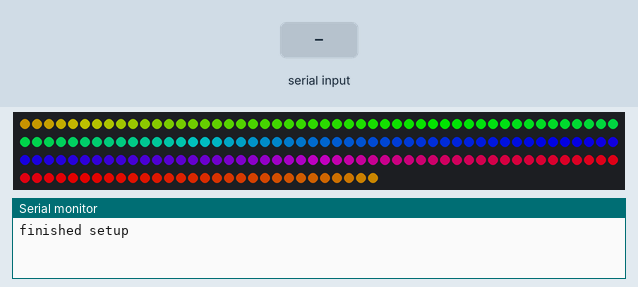
This sketch was run on a simulated Arduino Mega 2560, built with avr-gcc and run on an emulated ATmega2560. On the bench: 180 RGB LEDs in strip order, left to right, continuing on the next row, the last lines printed to the serial monitor. The inputs (shaded band) are chosen by the test bench. Dim RGB values are drawn brighter than linear.

Above: at 1.3 s.
1.4 s: "x90\n" received over the second serial link
At 1.91 s:
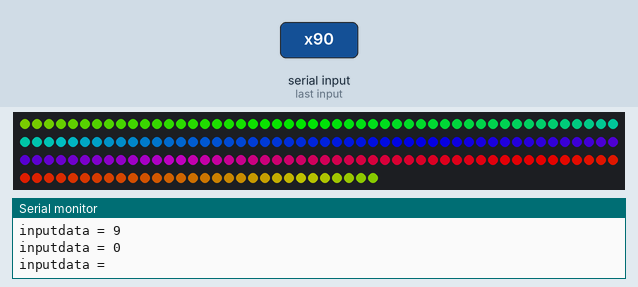
2.9 s: "x,45\n" received over the second serial link
At 3.06 s:
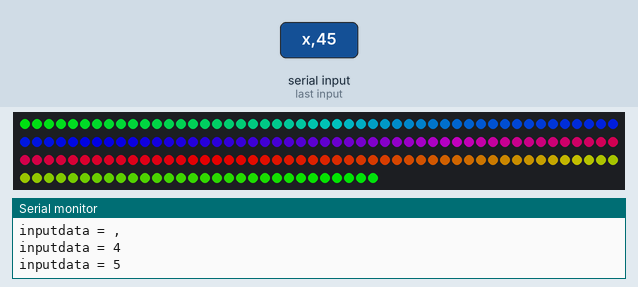
4.4 s: "t90\n" received over the second serial link
At 4.63 s:
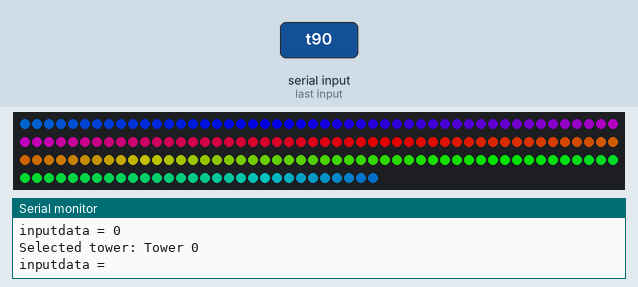
5.9 s: "p,45\n" received over the second serial link
At 6.01 s:
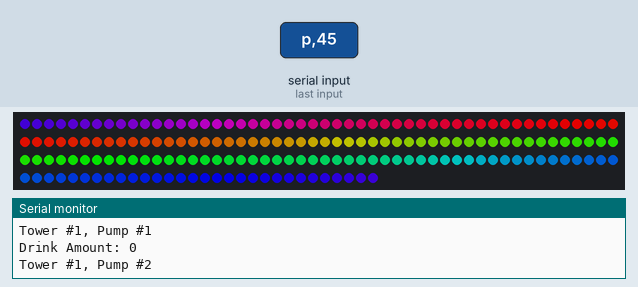
7.4 s: "f,45\n" received over the second serial link
At 7.81 s:
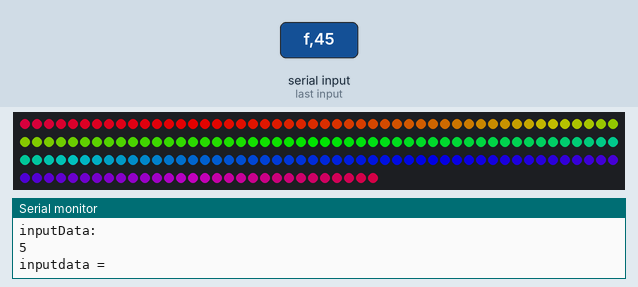
Timing chart, 0 to 9.9 s (numbered marks = the images above; inputs shaded):
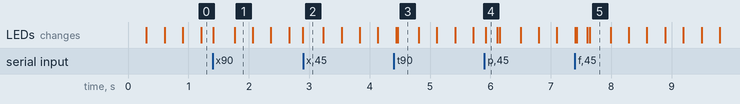

The sketch:

drinkMakerLights.ino
```cpp
#include <Adafruit_NeoPixel.h>
#include <SoftwareSerial.h> //delete?
#ifndef PSTR
//#define PSTR // make Arduino Due happy
#endif
#define LED_CTRL_PIN 9
#define NUM_LEDS 180
#define LEDS_PER_GROUP 6

int NUM_GROUPS = NUM_LEDS / LEDS_PER_GROUP;

Adafruit_NeoPixel strip = Adafruit_NeoPixel(NUM_LEDS, LED_CTRL_PIN, NEO_GRB + NEO_KHZ800); // set up our strip -- number LEDs?

const int buttonPin = 9; // the number of the pushbutton pin -- delete?
const int analogPin = A5; // multiplexer analog read pin -- delete?
const int strobePin = 2; // multiplexer strobe pin -- delete?
const int resetPin = 3; // multiplexer reset pin -- delete?

char inputData; // data input from bluetooth data

// Booleans
int isPouringDrink[] = { // can be true for any number of towers
  0, 0, 0
};
int isAnyPumpStillOn[] = { // can be true for any number of towers
  0, 0, 0
};
int isSelectingTower = 0; // mutually exclusive for all towers
int isTypingRecipe = 0; // mutually exclusive for all towers
int isStripDisplayingRainbowLights = 1; // currently unused, but can combine with commented code in loop() for toggling between blue-white lights and rainbow lights

int activatedPiece[2] = { // 2D array, index 0 for the towers (values 0 through 2, left to right) and index 1 for the pumps (values 0 through 4, clockwise from the space)
  0, 0
};

// Arrays
unsigned long drinkStartTime[] = { // start time of pouring drink; towers ordered left to right
  0, 0, 0
};
unsigned long elapsedTime[] = { // elapsed time of pouring drink; towers ordered left to right
  0, 0, 0
};
int drinkAmounts[][5] = { // hundredths of a shot for the current drink; towers ordered left to right
  {0, 0, 0, 0, 0}, // tower 0
  {0, 0, 0, 0, 0}, // tower 1
  {0, 0, 0, 0, 0}  // tower 2
};
const int motorPins[][5] = { // pump pins; motors ordered clockwise from space
  {30, 22, 26, 24, 28}, // tower 0
  {36, 40, 44, 38, 42}, // tower 1
  {4, 7, 5, 6, 3}       // tower 2
};
const long motorTimes[][5] = { // seconds needed to dispense one shot; motors ordered clockwise from space... calibrate?
  {15, 30, 30, 30, 15}, // tower 0
  {15, 30, 30, 30, 15}, // tower 1
  {15, 30, 30, 30, 15}  // tower 2
};

// Initial states
int selectedTower = 0;  // the index of the tower selected from left to right
int drinkIndex = 0;     // the index of the current drink we are entering

// Color constants for LED strip
uint32_t WHITE = strip.Color(150, 255, 255);
uint32_t COLOR1 = strip.Color(85, 255, 255);
uint32_t COLOR2 = strip.Color(40, 170, 255);
uint32_t COLOR3 = strip.Color(0, 140, 255);
uint32_t COLOR4 = strip.Color(0, 100, 255);
uint32_t COLOR5 = strip.Color(0, 40, 255);
uint32_t BLUE = strip.Color(0, 0, 255);

// Constants for blue-white animations
const int numColors = 6;
const int numLayers = 30;
char rep_sequence[] = "012345654321";
char sequence[numLayers * numColors];

// Constants for full-color animations
int colorCounter = 0; // counter for position on the color wheel
int pixelCounter = 0;
int pixelCounters[2] = {0, 35};
uint32_t colors[3] = {strip.Color(255, 0, 0), strip.Color(0, 255, 0), strip.Color(0, 0, 255)};
int iterCounters[2] = {0, 36};
int delayCounter = 0;

void setup () {
  createSequence();

  // start the led display
  strip.begin();
  delay(100);

  //  strip.clear();
  //  strip.show();

  Serial.begin(9600);
  Serial1.begin(9600);
  Serial.println("finished setup");
  Serial1.println("finished setup");
}

void loop () {
  playRainbowLights();
  strip.show();
  delay(10);
  listenForBluetoothAndAct(); // receive bluetooth messages
  pourDrink();
  //  if (isStripDisplayingRainbowLights) {
  //    delay(100); // change this to modify animation speed
  //    listenForBluetoothAndAct(); // receive bluetooth messages
  //    pourDrink();
  //  }
  //  else {
  //    for (int i = 0; i < NUM_LEDS; i++) {
  //      bool drinkPoured = Serial.read() == '0' | Serial1.read() == '0';
  //      if (drinkPoured) {
  //        Serial.println('0');
  //      }
  //      if (!drinkPoured) {
  //        showSequence(50, i);
  //      }
  //      else {
  //        for (int j = 0; j < 2; j++) {
  //          bubbleTrain(100);
  //        }
  //      }
  //    }
  //  }
}

void createSequence () {
  for (int i = 0; i < numColors * (numLayers - 2); i++) {
    int j = i % (2 * numColors);
    sequence[i] = rep_sequence[j];
  }
}

void showSequence (int wait, int lightPositionOffset) { // refactor when the machine works?
  for (int i = 0; i < NUM_LEDS; i++) { // main loop
    strip.setPixelColor((i + lightPositionOffset) % NUM_LEDS, findColor(sequence[i]));
    delay(100); // change this to modify animation speed
    listenForBluetoothAndAct(); // receive bluetooth messages
    pourDrink();
  }
  //  strip.show();
  delay(wait);
}

void bubbleTrain (int wait) {
  int shiftCount;
  for (int shiftCount = 0; shiftCount < NUM_GROUPS; shiftCount++) {
    strip.clear();
    for (int i = 0; i < NUM_GROUPS; i++) {
      for (int j = 0; j < LEDS_PER_GROUP; j++) {
        strip.setPixelColor(LEDS_PER_GROUP * i + j, findColor(rep_sequence[(shiftCount + i) % (2 * LEDS_PER_GROUP)]));
      }
    }
    //    strip.show();
    delay(wait);
  }
}

uint32_t findColor (char c) {
  if (c == '0') { // White
    return WHITE;
  }
  else if (c == '1') {
    return COLOR1;
  }
  else if (c == '2') {
    return COLOR2;
  }
  else if (c == '3') {
    return COLOR3;
  }
  else if (c == '4') {
    return COLOR4;
  }
  else if (c == '5') {
    return COLOR5;
  }
  else { // Duke Blue
    return BLUE;
  }
}

// Bluetooth
void listenForBluetoothAndAct () {

  // if we have a bluetooth connection
  if (Serial1.available()) {
    inputData = Serial1.read();
    Serial.print("inputdata = ");
    Serial.println(inputData);

    // type an 'x' to set all booleans to false
    if (inputData == 'x') {
      Serial.println("All booleans reset to 0");
      cancelAllActionsForSelectedTower(selectedTower);
    }

    // if we're typing a recipe, add the current value to the recipe
    if (isTypingRecipe) { // isTypingRecipe && !isSelectingTower
      // if we're not putting in a comma, add the # to the next digit of the current drink
      if (inputData == '0' || inputData == '1' || inputData == '2' || inputData == '3' || inputData == '4' ||
          inputData == '5' || inputData == '6' || inputData == '7' || inputData == '8' || inputData == '9') {
        Serial.println("number");
        drinkAmounts[selectedTower][drinkIndex] *= 10;
        drinkAmounts[selectedTower][drinkIndex] += inputData - 48;
        Serial.println("inputData: " );
        Serial.println(inputData - 48);
        Serial1.println("inputData: " );
        Serial1.println(inputData - 48);
      }
      // if we did get a comma, move to the next number and check to see if our drink should be prepared
      if (inputData == ',') {
        // print drink recipe being poured
        for (int i = 0; i < 5; i++) {
          Serial.print("Tower #");
          Serial.print(selectedTower + 1);
          Serial.print(", Pump #");
          Serial.println(i + 1);
          Serial.print("Drink Amount: ");
          Serial.println(drinkAmounts[selectedTower][i]);

          Serial1.print("Tower #");
          Serial1.print(selectedTower + 1);
          Serial1.print(", Pump #");
          Serial1.println(i + 1);
          Serial1.print("Drink Amount: ");
          Serial1.println(drinkAmounts[selectedTower][i]);
        }
        Serial.println("COMMA");
        drinkIndex++;
        // if we've entered all the available drink values, make the drink
        if (drinkIndex >= (sizeof(drinkAmounts[0]) / sizeof(int))) { // -- added "[0]"
          drinkIndex = 0;
          isTypingRecipe = 0;
          isPouringDrink[selectedTower] = 1;
          drinkStartTime[selectedTower] = millis();
          elapsedTime[selectedTower] = 0;
        }
      }
    }
    else if (isSelectingTower) { // !isTypingRecipe && isSelectingTower
      if (inputData == '0' || inputData == '1' || inputData == '2') {
        selectedTower = inputData - 48;
        isSelectingTower = 0;
        Serial.print("Selected tower: Tower ");
        Serial.println(selectedTower);
      }
      else { // incorrect input
        Serial.println("Please type 0, 1, or 2 to select tower");
      }
    }
    // if we're not typing a recipe, we can turn on isTypingRecipe or isSelectingTower
    else { // !isTypingRecipe && !isSelectingTower
      // type 't' to open tower selection
      if (inputData == 't') {
        isSelectingTower = 1;
        Serial.println("Tower selection opened");
      }
      // type a 'p' to start typing a drink recipe
      if (inputData == 'p' && !isPouringDrink[selectedTower]) {
        Serial.println("Start typing a drink recipe");
        isTypingRecipe = 1;
      }
      // type an 'f' to flush the system
      if (inputData == 'f' && !isPouringDrink[selectedTower]) {
        setAllPumps(HIGH, selectedTower);
        Serial.println("Flush all pumps on selected tower");
      }
    }
  }
}

// pour a drink according to the hundredths of a shot that were fed in
void pourDrink () {
  for (int tower = 0; tower < 3; tower++) {
    if (isPouringDrink[tower]) {
      elapsedTime[tower] = millis() - drinkStartTime[tower];
      isAnyPumpStillOn[tower] = 0;

      for (int i = 0; i < sizeof(motorPins[tower]) / sizeof(int); i++) {
        if (((long) drinkAmounts[tower][i] * motorTimes[tower][i] * 10) <= elapsedTime[tower]) {
          digitalWrite(motorPins[tower][i], LOW);
        }
        else {
          digitalWrite(motorPins[tower][i], HIGH);
          isAnyPumpStillOn[tower] = 1;
        }
      }
      // If we're done making the drink, finish the process
      // Should this boolean be reversed?
      if (!isAnyPumpStillOn[tower]) {
        cancelAllActionsForSelectedTower(tower);
      }
    }
  }
}

// cancel a drink recipe
void cancelAllActionsForSelectedTower (int towerNum) {
  Serial.print("Done with drink. The current selected tower is Tower ");
  Serial.println(selectedTower);
  clearDrinkAmountsForSelectedTower(towerNum);
  setAllPumps(LOW, towerNum);
  isPouringDrink[towerNum] = 0;
  isSelectingTower = 0;
  isTypingRecipe = 0;
  drinkIndex = 0;
}

// set all drink amounts to 0
void clearDrinkAmountsForSelectedTower (int towerNum) {
  for (int i = 0; i < (sizeof(drinkAmounts[0]) / sizeof(int)); i++) { // added "[0]"
    drinkAmounts[towerNum][i] = 0;
  }
}

// set all pumps to a given value
void setAllPumps (int state, int towerNum) {
  for (uint16_t i = 0; i < (sizeof(motorPins[0]) / sizeof(int)); i++) { // -- added "[0]"
    digitalWrite(motorPins[towerNum][i], state);
  }
}

//------------------------------------------------------------------------//
//                        FULL-COLOR FUNCTIONALITY
//------------------------------------------------------------------------//

//Theater-style crawling lights with rainbow effect
void spiral (uint8_t wait) {
  // cycle all 256 colors in the wheel
  for (int j = 0; j < 256; j++) {
    for (int q = 0; q < 3; q++) {
      for (int i = 0; i < strip.numPixels(); i++) {
        //turn every third pixel on
        strip.setPixelColor(i + q, Wheel((i + j) % 255));
      }
      //            strip.show();
      delay(wait);
    }
  }
}

// play the default rainbow lights animation
void playRainbowLights () {
  uint16_t i;
  for (i = 0; i < strip.numPixels(); i++) {
    strip.setPixelColor(i, Wheel(((i * 256 / strip.numPixels()) + colorCounter) & 255) / 1.5); // change brightness
  }
  colorCounter++;
  if (colorCounter >= 256) {
    colorCounter = 0;
  }
}

void playSlowRainbow () {
  strip.setPixelColor(pixelCounter, Wheel(colorCounter & 255));
  pixelCounter++;
  if (pixelCounter > 72) {
    pixelCounter = 0;
    colorCounter++;
  }
  if (colorCounter >= 256) {
    colorCounter = 0;
  }
}

void playColorSpiral () {
  int i = 0;
  delayCounter++;
  for (i = 0; i < 2; i++) {
    int pixelNumber = pixelCounters[i];
    strip.setPixelColor(pixelNumber, Wheel(iterCounters[i] & 255));
    if (delayCounter > 10) {
      pixelCounters[i] = pixelCounters[i] + 1;
    }
    if (pixelCounters[i] > strip.numPixels()) {
      pixelCounters[i] = 0;
      iterCounters[i] += 36;
      iterCounters[i] %= 255;
    }
  }
  if (delayCounter > 10) {
    delayCounter = 0;
  }
}

void playColorRainbowChase () {
  uint16_t i, j;
  for (i = 72; i > 0; i -= 8) {
    int colorNumber = 256 - i / 8 * 36;
    if (colorNumber < 0) {
      colorNumber += 256;
    }
    int pixelNumber = i + pixelCounter;
    if (pixelNumber > 72) {
      pixelNumber -= 72;
    }
    strip.setPixelColor(pixelNumber, Wheel(colorNumber & 255));
  }
  pixelCounter++;
  if (pixelCounter > strip.numPixels()) {
    pixelCounter = 0;
    colorCounter += 36;
  }
  colorCounter %= 256;
}

uint32_t Wheel (byte WheelPos) {
  WheelPos = 255 - WheelPos;
  if (WheelPos < 85) {
    return strip.Color(255 - WheelPos * 3, 0, WheelPos * 3);
  }
  else if (WheelPos < 170) {
    WheelPos -= 85;
    return strip.Color(0, WheelPos * 3, 255 - WheelPos * 3);
  }
  else {
    WheelPos -= 170;
    return strip.Color(WheelPos * 3, 255 - WheelPos * 3, 0);
  }
}
```
